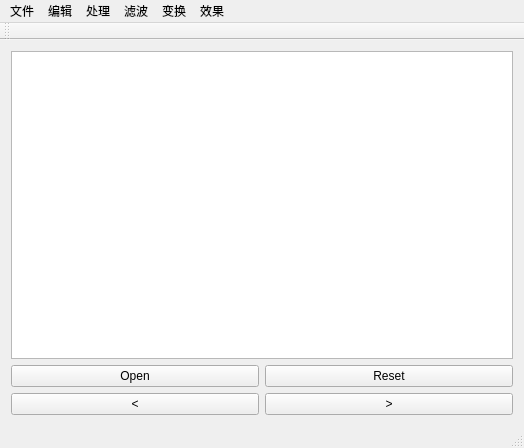
<?xml version="1.0" encoding="UTF-8"?>
<ui version="4.0">
 <class>MainWindow</class>
 <widget class="QMainWindow" name="MainWindow">
  <property name="geometry">
   <rect>
    <x>0</x>
    <y>0</y>
    <width>524</width>
    <height>448</height>
   </rect>
  </property>
  <property name="windowTitle">
   <string>MainWindow</string>
  </property>
  <widget class="QWidget" name="centralWidget">
   <layout class="QGridLayout" name="gridLayout">
    <item row="0" column="0" colspan="2">
     <widget class="QGraphicsView" name="show"/>
    </item>
    <item row="1" column="0">
     <widget class="QPushButton" name="open">
      <property name="text">
       <string>Open</string>
      </property>
     </widget>
    </item>
    <item row="1" column="1">
     <widget class="QPushButton" name="reset">
      <property name="text">
       <string>Reset</string>
      </property>
     </widget>
    </item>
    <item row="2" column="0">
     <widget class="QPushButton" name="forward">
      <property name="text">
       <string>&lt;</string>
      </property>
     </widget>
    </item>
    <item row="2" column="1">
     <widget class="QPushButton" name="back">
      <property name="text">
       <string>&gt;</string>
      </property>
     </widget>
    </item>
   </layout>
  </widget>
  <widget class="QMenuBar" name="menuBar">
   <property name="geometry">
    <rect>
     <x>0</x>
     <y>0</y>
     <width>524</width>
     <height>25</height>
    </rect>
   </property>
   <widget class="QMenu" name="menu">
    <property name="title">
     <string>文件</string>
    </property>
    <addaction name="actionOpen"/>
    <addaction name="actionSave"/>
    <addaction name="actionReset"/>
   </widget>
   <widget class="QMenu" name="menu_2">
    <property name="title">
     <string>编辑</string>
    </property>
    <addaction name="actionForward"/>
    <addaction name="actionBack"/>
   </widget>
   <widget class="QMenu" name="menu_3">
    <property name="title">
     <string>处理</string>
    </property>
    <addaction name="actionRgb2Gray"/>
    <addaction name="actionBw"/>
    <addaction name="actionColorReverse"/>
    <addaction name="separator"/>
    <addaction name="actionContrastStretch"/>
    <addaction name="actionLogTransform"/>
    <addaction name="separator"/>
    <addaction name="actionHisteq"/>
    <addaction name="actionExactHisteq"/>
   </widget>
   <widget class="QMenu" name="menu_4">
    <property name="title">
     <string>滤波</string>
    </property>
    <widget class="QMenu" name="menuSpatialFilter">
     <property name="title">
      <string>SpatialFilter</string>
     </property>
     <addaction name="actionZeroPadding"/>
     <addaction name="actionDuplicatePadding"/>
     <addaction name="actionMirrorPadding"/>
    </widget>
    <addaction name="menuSpatialFilter"/>
    <addaction name="actionMedianFilter"/>
   </widget>
   <widget class="QMenu" name="menu_5">
    <property name="title">
     <string>变换</string>
    </property>
    <addaction name="action2D_FT"/>
    <addaction name="action2D_IFT"/>
    <addaction name="separator"/>
    <addaction name="actionAffine_Transform"/>
   </widget>
   <widget class="QMenu" name="menu_6">
    <property name="title">
     <string>效果</string>
    </property>
    <addaction name="actionRelief"/>
    <addaction name="actionGaussian_Blur"/>
    <addaction name="actionOil_Paint"/>
    <addaction name="actionEdge_Extraction"/>
    <addaction name="separator"/>
    <addaction name="actionSwell"/>
    <addaction name="actionErosion"/>
    <addaction name="separator"/>
    <addaction name="actionOpen_Operation"/>
    <addaction name="actionClose_Operation"/>
   </widget>
   <addaction name="menu"/>
   <addaction name="menu_2"/>
   <addaction name="menu_3"/>
   <addaction name="menu_4"/>
   <addaction name="menu_5"/>
   <addaction name="menu_6"/>
  </widget>
  <widget class="QToolBar" name="mainToolBar">
   <attribute name="toolBarArea">
    <enum>TopToolBarArea</enum>
   </attribute>
   <attribute name="toolBarBreak">
    <bool>false</bool>
   </attribute>
  </widget>
  <widget class="QStatusBar" name="statusBar"/>
  <action name="actionOpen">
   <property name="text">
    <string>Open</string>
   </property>
   <property name="shortcut">
    <string>Ctrl+O</string>
   </property>
  </action>
  <action name="actionSave">
   <property name="text">
    <string>Save</string>
   </property>
   <property name="shortcut">
    <string>Ctrl+S</string>
   </property>
  </action>
  <action name="actionReset">
   <property name="text">
    <string>Reset</string>
   </property>
   <property name="shortcut">
    <string>Ctrl+R</string>
   </property>
  </action>
  <action name="actionForward">
   <property name="text">
    <string>Forward</string>
   </property>
   <property name="shortcut">
    <string>Right</string>
   </property>
  </action>
  <action name="actionBack">
   <property name="text">
    <string>Back</string>
   </property>
   <property name="shortcut">
    <string>Left</string>
   </property>
  </action>
  <action name="actionRgb2Gray">
   <property name="text">
    <string>Rgb2Gray</string>
   </property>
  </action>
  <action name="actionBw">
   <property name="text">
    <string>Bw</string>
   </property>
  </action>
  <action name="actionColorReverse">
   <property name="text">
    <string>ColorReverse</string>
   </property>
  </action>
  <action name="actionContrastStretch">
   <property name="text">
    <string>ContrastStretch</string>
   </property>
  </action>
  <action name="actionLogTransform">
   <property name="text">
    <string>LogTransform</string>
   </property>
  </action>
  <action name="actionHisteq">
   <property name="text">
    <string>Histeq</string>
   </property>
  </action>
  <action name="actionExactHisteq">
   <property name="text">
    <string>ExactHisteq</string>
   </property>
   <property name="shortcut">
    <string>Ctrl+E</string>
   </property>
  </action>
  <action name="actionMedianFilter">
   <property name="text">
    <string>MedianFilter</string>
   </property>
  </action>
  <action name="actionZeroPadding">
   <property name="text">
    <string>zeroPadding</string>
   </property>
  </action>
  <action name="actionDuplicatePadding">
   <property name="text">
    <string>duplicatePadding</string>
   </property>
  </action>
  <action name="actionMirrorPadding">
   <property name="text">
    <string>mirrorPadding</string>
   </property>
  </action>
  <action name="action2D_FT">
   <property name="text">
    <string>2D FT</string>
   </property>
  </action>
  <action name="action2D_IFT">
   <property name="text">
    <string>2D IFT</string>
   </property>
  </action>
  <action name="actionAffine_Transform">
   <property name="text">
    <string>Affine Transform</string>
   </property>
  </action>
  <action name="actionRelief">
   <property name="text">
    <string>Relief</string>
   </property>
  </action>
  <action name="actionGaussian_Blur">
   <property name="text">
    <string>Gaussian Blur</string>
   </property>
  </action>
  <action name="actionOil_Paint">
   <property name="text">
    <string>Oil Paint</string>
   </property>
  </action>
  <action name="actionEdge_Extraction">
   <property name="text">
    <string>Edge Extraction</string>
   </property>
  </action>
  <action name="actionSwell">
   <property name="text">
    <string>Swell</string>
   </property>
  </action>
  <action name="actionErosion">
   <property name="text">
    <string>Erosion</string>
   </property>
  </action>
  <action name="actionOpen_Operation">
   <property name="text">
    <string>Open Operation</string>
   </property>
  </action>
  <action name="actionClose_Operation">
   <property name="text">
    <string>Close Operation</string>
   </property>
  </action>
 </widget>
 <layoutdefault spacing="6" margin="11"/>
 <resources/>
 <connections/>
</ui>
